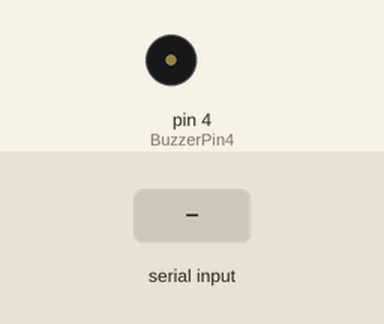
The sketch below on a simulated Arduino Uno, built with avr-gcc and run on an emulated ATmega328P. On the bench: buzzer (waves = sounding). The inputs (shaded band) are chosen by the test bench.

Above: at 1.2 s.
1.3 s: "sing" received over Serial
At 5.0 s:
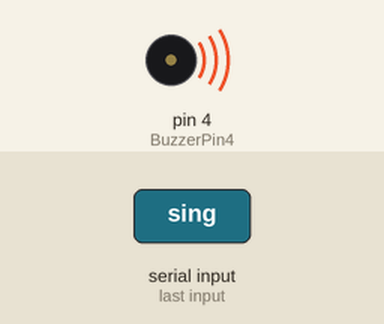
Timing chart, 0 to 10.3 s (numbered marks = the images above; inputs shaded):
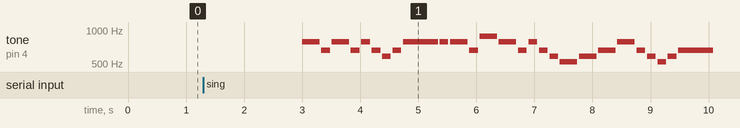

The sketch:

piano.ino
```cpp
#define BuzzerPin4 4
int tone_list[] = {262, 294, 330, 349, 392, 440, 494, 523, 587, 659, 698, 784, 880, 988, 1046, 1175, 1318, 1397, 1568, 1760, 1967};
int music_1[] = {12, 10, 12, 10, 12, 10, 9, 10, 12, 12, 12, 10, 13, 12, 10, 12, 10, 9, 8, 9, 10, 12, 10, 9, 8, 9, 10, 0};
float rhythm_1[] = {1, 0.5, 1, 0.5, 0.5, 0.5, 0.5, 0.5, 2, 0.5, 1, 0.5, 1, 1, 0.5, 0.5, 0.5, 0.5, 1, 1, 1, 1, 0.5, 0.5, 0.5, 0.5, 2};

void setup()
{
  Serial.begin(9600);
}

void loop()
{
  if (Serial.available() > 0) {
    String action = String(Serial.readString());
    if (action == "sing"){
      for (int a = 0; music_1[a] != 0; a++) {
        if (music_1[a] != 22) {
          tone(BuzzerPin4, tone_list[music_1[a] - 1]);
        }
        else {
          noTone(BuzzerPin4);
        }
        delay(rhythm_1[a] * 300);
        noTone(BuzzerPin4);
        delay(30);
      };
    };
  };
  delay(1000);
}
```

Measured:
- after the input at 1.3 s, tone on pin 4 (BuzzerPin4): plays 784 Hz for 0.30 s, 659 Hz for 0.15 s, 784 Hz for 0.30 s, 659 Hz for 0.15 s, 784 Hz for 0.15 s, 659 Hz for 0.15 s … (27 notes in this stretch), starting after 1.7 s
